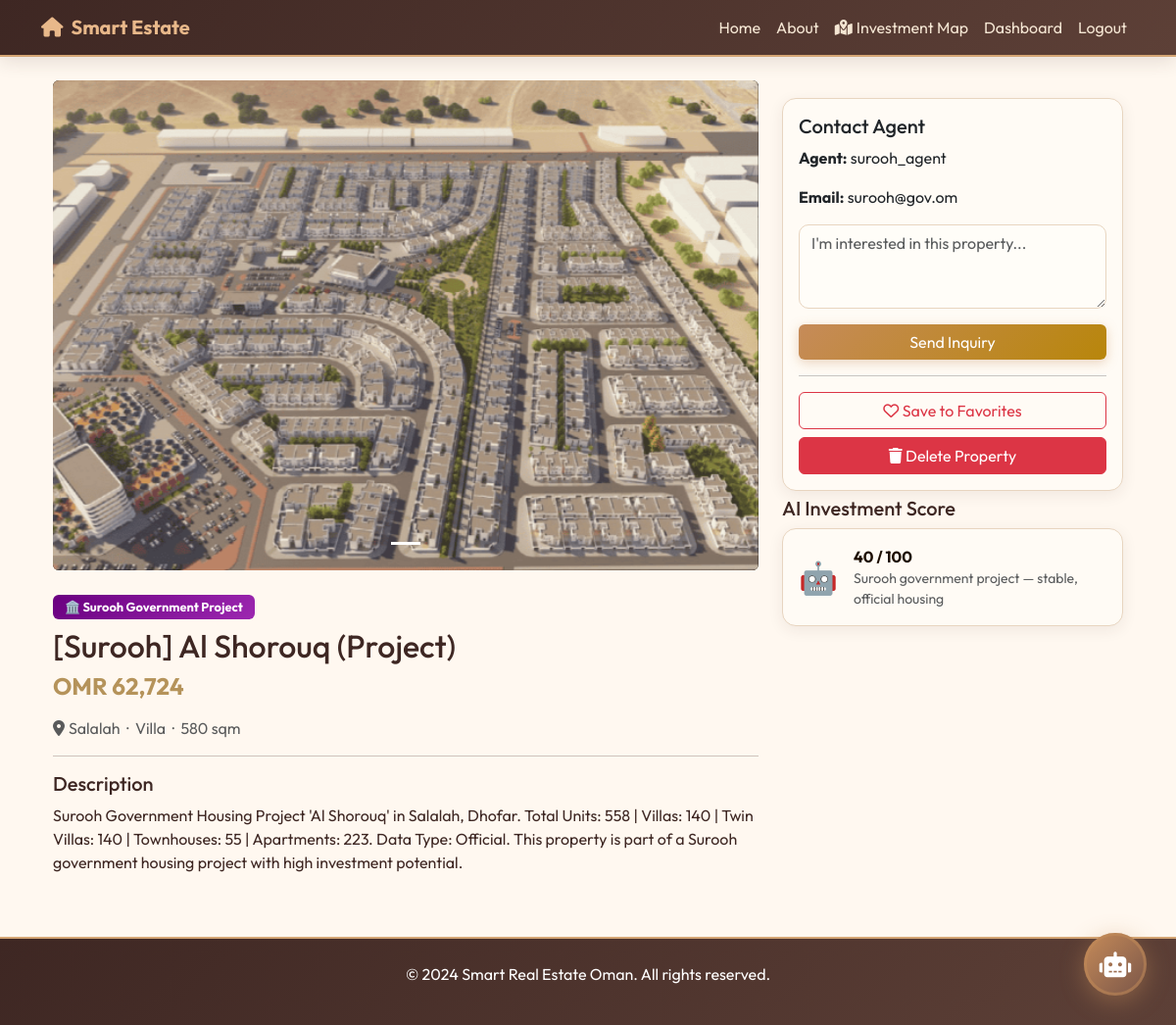
The app's page /property/358 (signed in) with its own data.
### models.py (models this page shows, shortened)
class PropertyImage(db.Model):
    id = db.Column(db.Integer, primary_key=True)
    image_filename = db.Column(db.String(100), nullable=False)
    is_main = db.Column(db.Boolean, default=False)
    property_id = db.Column(db.Integer, db.ForeignKey('property.id'), nullable=False)

class Property(db.Model):
    id = db.Column(db.Integer, primary_key=True)
    title = db.Column(db.String(100), nullable=False)
    description = db.Column(db.Text, nullable=False)
    price = db.Column(db.Float, nullable=False)
    location = db.Column(db.String(100), nullable=False)
    type = db.Column(db.String(50), nullable=False) # Villa, Apartment, etc.
    size = db.Column(db.Float) # Size in sq meters/feet
    agent_id = db.Column(db.Integer, db.ForeignKey('user.id'), nullable=False)
    created_at = db.Column(db.DateTime, nullable=False, default=datetime.utcnow)
    is_surooh = db.Column(db.Boolean, default=False, nullable=False)  # Surooh project flag
    is_omran  = db.Column(db.Boolean, default=False, nullable=False)  # OMRAN project flag
    latitude  = db.Column(db.Float)
    longitude = db.Column(db.Float)
    region      = db.Column(db.String(100))
    total_units = db.Column(db.Integer)
    villas      = db.Column(db.Integer)
    apartments  = db.Column(db.Integer)
    investment_omr = db.Column(db.Float)
    data_type   = db.Column(db.String(50))
    status = db.Column(db.String(30), default='available')  # available, under_construction
    images = db.relationship('PropertyImage', backref='property', lazy=True, cascade="all, delete-orphan")
    favorited_by = db.relationship('Favorite', backref='property', lazy=True, cascade="all, delete-orphan")
    inquiries = db.relationship('Inquiry', backref='property', lazy=True, cascade="all, delete-orphan")

class User(db.Model, UserMixin):
    id = db.Column(db.Integer, primary_key=True)
    username = db.Column(db.String(20), unique=True, nullable=False)
    email = db.Column(db.String(120), unique=True, nullable=False)
    password_hash = db.Column(db.String(128))
    role = db.Column(db.String(20), nullable=False, default='customer') # customer, agent, admin
    created_at = db.Column(db.DateTime, nullable=False, default=datetime.utcnow)
    properties = db.relationship('Property', backref='agent', lazy=True)
    favorites = db.relationship('Favorite', backref='user', lazy=True)
    inquiries = db.relationship('Inquiry', backref='user', lazy=True)

### routes.py (the view)
@main.route("/property/<int:property_id>")
def property_detail(property_id):
    prop = Property.query.get_or_404(property_id)
    if current_user.is_authenticated and current_user.role == 'customer':
        rv = RecentlyViewed(user_id=current_user.id, property_id=prop.id)
        db.session.add(rv)
        db.session.commit()
    return render_template('property_detail.html', property=prop)

### models.py (called while the page is built)
@login_manager.user_loader
def load_user(user_id):
    return User.query.get(int(user_id))

### templates/property_detail.html (shortened to what this page needs)
{% extends "base.html" %}
{% block content %}
<div class="container">
    <div class="row">
        <div class="col-md-8">
            {% if property.images %}
            <div id="propertyCarousel" class="carousel slide mb-4" data-bs-ride="carousel">
                <div class="carousel-indicators">
                    {% for img in property.images %}
                    <button type="button" data-bs-target="#propertyCarousel" data-bs-slide-to="{{ loop.index0 }}" {% if loop.first %}class="active"{% endif %} aria-label="Slide {{ loop.index }}"></button>
                    {% endfor %}
                </div>
                <div class="carousel-inner rounded" style="max-height:500px;background:#000;">
                    {% for img in property.images %}
                    <div class="carousel-item {% if loop.first %}active{% endif %}" style="height:500px;">
                        <img src="{{ url_for('static', filename='uploads/properties/' + img.image_filename) }}"
                             class="d-block w-100 h-100" style="object-fit:cover;" alt="Property Image {{ loop.index }}">
                    </div>
                    {% endfor %}
                </div>
            </div>
            {% endif %}
            <div class="mb-2">
              {% if property.is_surooh %}
              <span class="badge" style="background:linear-gradient(135deg,#6a0080,#9c27b0);font-size:.8rem;padding:6px 12px;">🏛️ Surooh Government Project</span>
              {% elif property.is_omran %}
              <span class="badge" style="background:linear-gradient(135deg,#1565c0,#1976d2);font-size:.8rem;padding:6px 12px;">🏢 OMRAN Group Project</span>
              {% else %}
              <span class="badge" style="background:#b5935a;font-size:.8rem;padding:6px 12px;">{{ property.type }}</span>
              {% endif %}
            </div>
            <h2>{{ property.title }}</h2>
            <h4 class="fw-bold mb-3" style="color:#b5935a;">OMR {{ "{:,.0f}".format(property.price) }}</h4>
            <p class="text-muted"><i class="fas fa-map-marker-alt me-1"></i>{{ property.location }}
              {% if property.type %} &nbsp;·&nbsp; {{ property.type }}{% endif %}
              {% if property.size %} &nbsp;·&nbsp; {{ property.size|int }} sqm{% endif %}
            </p>
            <hr>
            <h5>Description</h5>
            <p>{{ property.description }}</p>
        </div>
        <div class="col-md-4">
            <div class="card shadow-sm border-0 sticky-top" style="top: 100px;">
                <div class="card-body">
                    <h5 class="card-title">Contact Agent</h5>
                    <p><strong>Agent:</strong> {{ property.agent.username }}</p>
                    <p><strong>Email:</strong> {{ property.agent.email }}</p>
                    <div id="inquiry-form-container">
                        <div class="mb-3">
                            <textarea id="inquiry-message" class="form-control" rows="3"
                                placeholder="I'm interested in this property..."></textarea>
                        </div>
                        <button id="send-inquiry-btn" class="btn btn-primary w-100" onclick="sendInquiry('{{ property.agent_id }}', '{{ property.id }}')">Send Inquiry</button>
                    </div>
                    <hr>
                    <button id="fav-btn-{{ property.id }}" class="btn btn-outline-danger w-100 mb-2" onclick="toggleFav('{{ property.id }}')">
                        <i class="far fa-heart"></i> Save to Favorites
                    </button>
                    {% if current_user.is_authenticated and (current_user.id == property.agent_id or current_user.role == 'admin') %}
                    <form action="{{ url_for('main.delete_property', property_id=property.id) }}" method="POST" onsubmit="return confirm('Are you sure you want to delete this property?');">
                        <button type="submit" class="btn btn-danger w-100">
                            <i class="fas fa-trash"></i> Delete Property
                        </button>
                    </form>
                    {% endif %}
                </div>
            </div>
            <div class="mt-4">
                <h5>AI Investment Score</h5>
                <div class="card border-0 shadow-sm p-3" style="background:linear-gradient(135deg,#fffdf7,#f5e6d0);">
                  <div class="d-flex align-items-center gap-3">
                    <div style="font-size:2rem;">🤖</div>
                    <div>
                      <div class="fw-bold" style="color:#1c0d00;">
                        {% set score = (property.price / 2500)|int %}
                        {% set score = [score, 95]|min %}
                        {% set score = [score, 40]|max %}
                        {{ score }} / 100
                      </div>
                      <div class="small text-muted">
                        {% if property.is_omran %}OMRAN premium development — strong coastal/urban demand
                        {% elif property.is_surooh %}Surooh government project — stable, official housing
                        {% else %}AI-scored based on type, location & price{% endif %}
                      </div>
                    </div>
                  </div>
                </div>
            </div>
        </div>
    </div>
</div>
{% endblock %}

### static/css/styles.css (style rules this page uses)
:root { --cream-bg: #FFF8F0; --cream-light: #FFFDF8; --cream-card: #FFFBF5; --cream-warm: #F5E6D3; --cream-border: #E8D5C0; --brown-dark: #3E2723; --brown-medium: #5D4037; --brown-light: #795548; --brown-soft: #8D6E63; --gold-accent: #D4A574; --gold-warm: #C68B59; --gold-highlight: #E8B88A; --gold-deep: #B8860B; --text-dark: #3E2723; --text-medium: #5D4037; --text-muted: #8D6E63; --shadow-warm: rgba(62, 39, 35, 0.08); --shadow-warm-lg: rgba(62, 39, 35, 0.14); }
* { font-family: 'Outfit', sans-serif; }
body { background-color: var(--cream-bg) !important; color: var(--text-dark); }
.btn-primary { background: linear-gradient(135deg, var(--gold-warm) 0%, var(--gold-deep) 100%) !important; border: none !important; color: #fff !important; box-shadow: 0 3px 12px rgba(196, 139, 89, 0.35); transition: all 0.3s ease; }
.card { background: var(--cream-card) !important; border: 1px solid var(--cream-border) !important; border-radius: 14px !important; box-shadow: 0 4px 15px var(--shadow-warm) !important; transition: transform 0.3s ease, box-shadow 0.3s ease; }
.form-control, .form-select { background-color: var(--cream-light) !important; border-color: var(--cream-border) !important; color: var(--text-dark) !important; border-radius: 10px !important; }

### records on screen
PropertyImage: image_filename (picture)
Property: title "[Surooh] Al Shorouq (Project)", price "62,724", location "Salalah", type "Villa", size "580", description "Surooh Government Housing Project 'Al Shorouq' in Salalah, Dhofar. Total Units: 558 | Villas: 140 | Twin Villas: 140 | Townhouses: 55 | Apartments: 223. Data Type: Official. This property is part of a Surooh government housing project with high investment potential."
User: agent.username "surooh_agent", agent.email "surooh@gov.om"

### other values on screen
{{ score }} "40"
